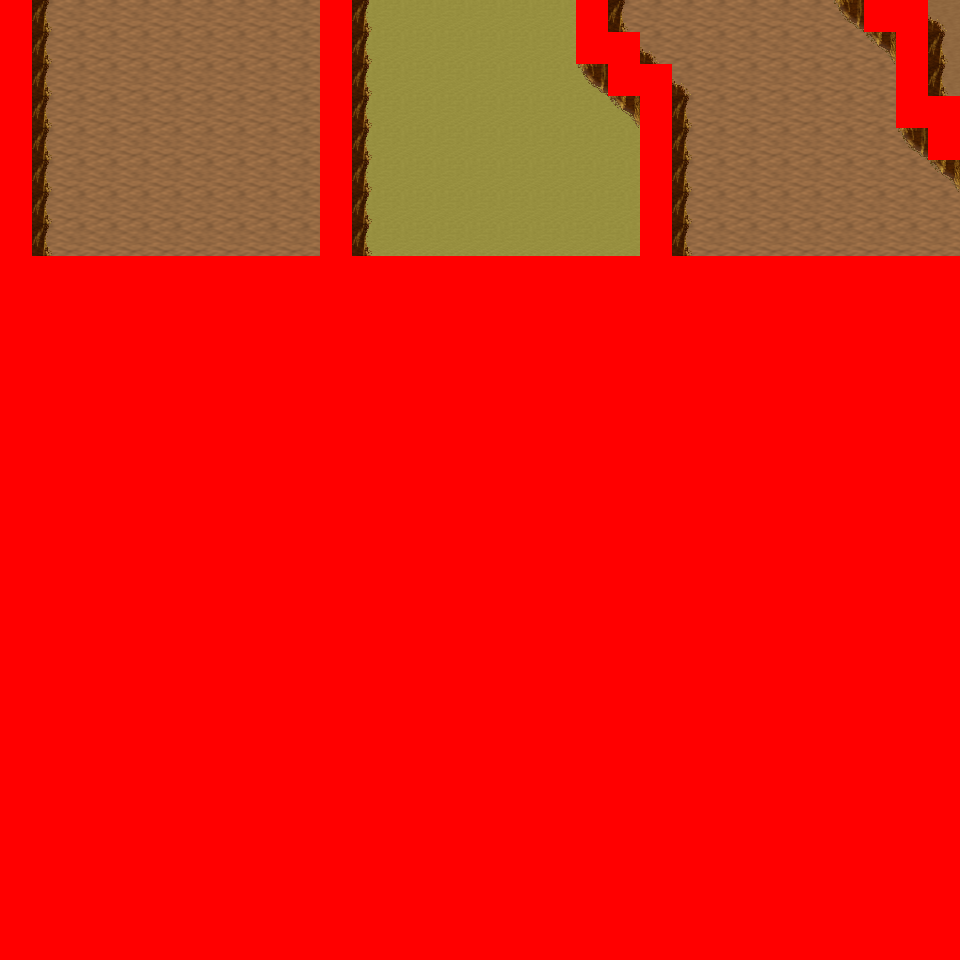

The image is a tile-based game level rendered from a .tmx file. Its description and source (layers, tilesets, objects; grid data summarised) follow:
An orthogonal 30x30 tile map with 32x32 px tiles, 6 tile layers (Ground, Object, Object2, Above, ...), 8 tilesets and 6 objects (6x mapchange).

<map version="1.0" orientation="orthogonal" renderorder="right-down" width="30" height="30" tilewidth="32" tileheight="32" nextobjectid="7">
  <tileset firstgid="1" name="tileset_logic_collision" tilewidth="32" tileheight="32" tilecount="1" columns="1">
    <image source="../drawable/tileset_logic_collision.png" width="32" height="32" />
  </tileset>
  <tileset firstgid="2" name="tileset_ground_ground" tilewidth="32" tileheight="32" tilecount="33" columns="3">
    <image source="../drawable/tileset_ground_ground.png" width="96" height="352" />
  </tileset>
  <tileset firstgid="35" name="tileset_ground_ridge_earth_pale" tilewidth="32" tileheight="32" tilecount="96" columns="12">
    <image source="../drawable/tileset_ground_ridge_earth_pale.png" width="384" height="256" />
  </tileset>
  <tileset firstgid="131" name="tileset_ground_ridge_earth_dark" tilewidth="32" tileheight="32" tilecount="96" columns="12">
    <image source="../drawable/tileset_ground_ridge_earth_dark.png" width="384" height="256" />
  </tileset>
  <tileset firstgid="227" name="tileset_terrain_desert" tilewidth="32" tileheight="32" tilecount="88" columns="8">
    <image source="../drawable/tileset_terrain_desert.png" width="256" height="352" />
  </tileset>
  <tileset firstgid="315" name="tileset_plant_tree_tree_darkgreen" tilewidth="32" tileheight="32" tilecount="88" columns="8">
    <image source="../drawable/tileset_plant_tree_tree_darkgreen.png" width="256" height="352" />
  </tileset>
  <tileset firstgid="403" name="tileset_ground_sand_2" tilewidth="32" tileheight="32" tilecount="15" columns="5">
    <image source="../drawable/tileset_ground_sand_2.png" width="160" height="96" />
  </tileset>
  <tileset firstgid="418" name="tileset_plant_cactus_2" tilewidth="32" tileheight="32" tilecount="10" columns="5">
    <image source="../drawable/tileset_plant_cactus_2.png" width="160" height="64" />
  </tileset>
  <layer name="Ground" width="30" height="30">
    <data>[900 cells, 240 non-empty, 3 distinct tile ids]</data>
  </layer>
  <layer name="Object" width="30" height="30">
    <data>[900 cells, 66 non-empty, 8 distinct tile ids]</data>
  </layer>
  <layer name="Object2" width="30" height="30">
    <data>[900 cells, 0 non-empty, 0 distinct tile ids]</data>
  </layer>
  <layer name="Above" width="30" height="30">
    <data>[900 cells, 0 non-empty, 0 distinct tile ids]</data>
  </layer>
  <layer name="Above2" width="30" height="30">
    <data>[900 cells, 0 non-empty, 0 distinct tile ids]</data>
  </layer>
  <layer name="Walkable" width="30" height="30">
    <data>[900 cells, 693 non-empty, 1 distinct tile ids]</data>
  </layer>
  <objectgroup name="MapEvents">
    <object id="1" name="north" type="mapchange" x="32" y="0" width="288" height="32">
      <properties>
        <property name="map" value="0_ados_mountain_n2_w2_x0_y3" />
        <property name="place" value="south" />
      </properties>
    </object>
    <object id="2" name="north2" type="mapchange" x="352" y="0" width="224" height="32">
      <properties>
        <property name="map" value="0_ados_mountain_n2_w2_x0_y3" />
        <property name="place" value="south2" />
      </properties>
    </object>
    <object id="3" name="north3" type="mapchange" x="608" y="0" width="256" height="32">
      <properties>
        <property name="map" value="0_ados_mountain_n2_w2_x0_y3" />
        <property name="place" value="south3" />
      </properties>
    </object>
    <object id="4" name="north4" type="mapchange" x="928" y="0" width="32" height="32">
      <properties>
        <property name="map" value="0_ados_mountain_n2_w2_x0_y3" />
        <property name="place" value="south4" />
      </properties>
    </object>
    <object id="5" name="east" type="mapchange" x="928" y="0" width="32" height="96">
      <properties>
        <property name="map" value="0_ados_mountain_n2_w2_x1_y4" />
        <property name="place" value="west" />
      </properties>
    </object>
    <object id="6" name="east2" type="mapchange" x="928" y="160" width="32" height="96">
      <properties>
        <property name="map" value="0_ados_mountain_n2_w2_x1_y4" />
        <property name="place" value="west2" />
      </properties>
    </object>
  </objectgroup>
</map>
